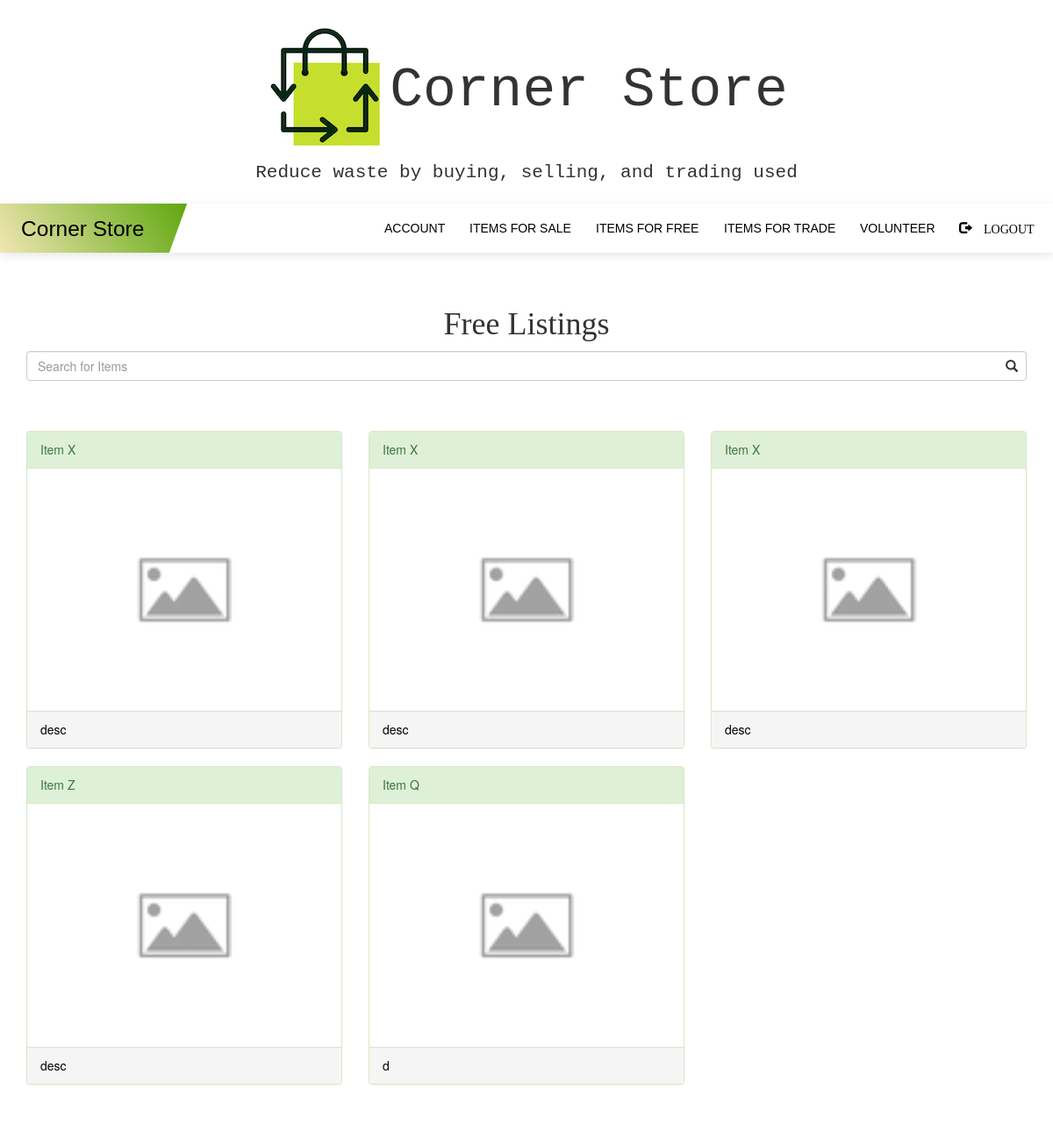
/freelistings (signed in), run on an earlier commit of the app's database.
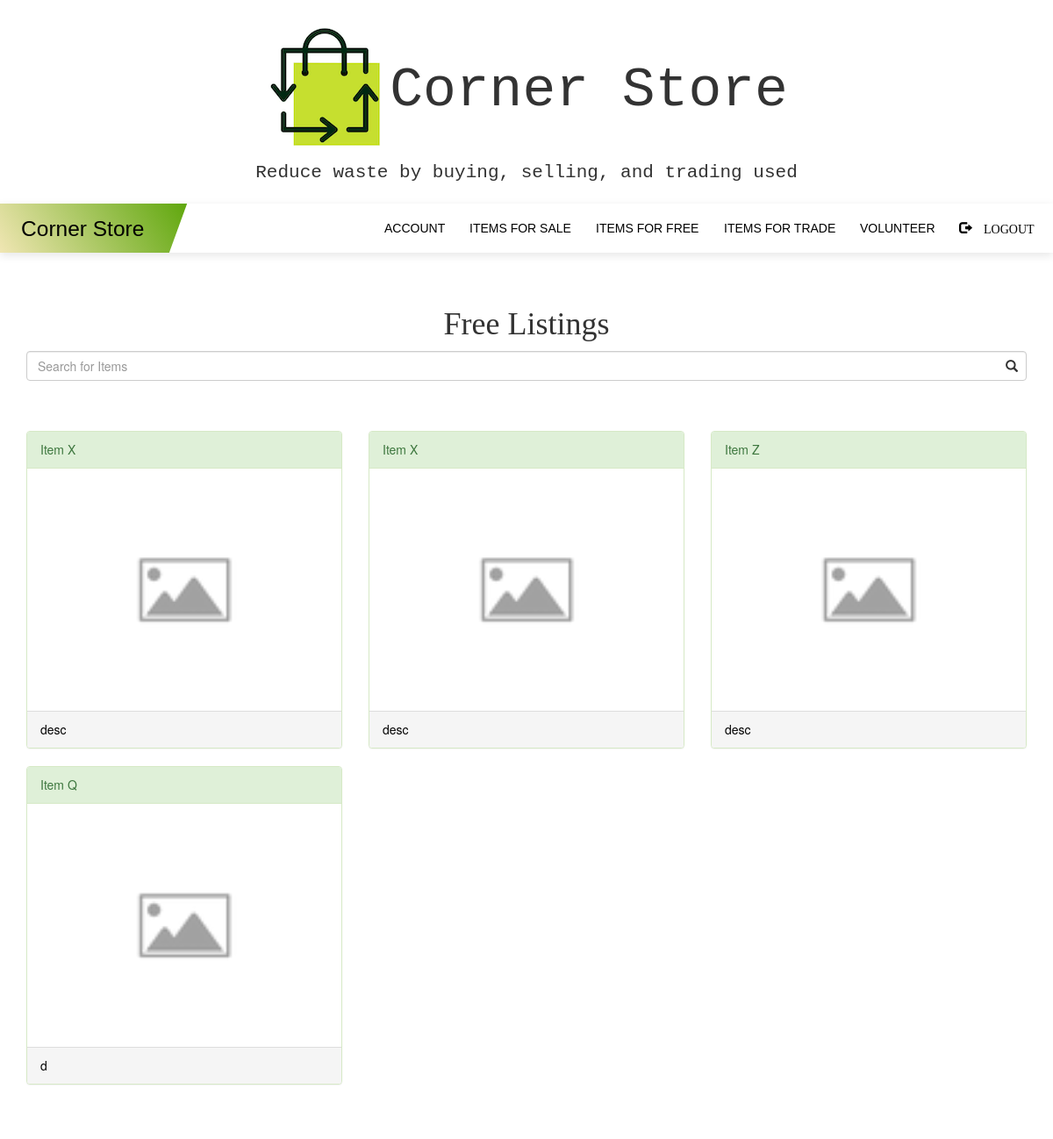
And on a later commit of the database.
### myapp/models.py (models this page shows, shortened)
class Listing(db.Model):
    id = db.Column(db.Integer, primary_key=True)
    image_file = db.Column(db.String(20),nullable=False,default='default.jpg')
    name = db.Column(db.String(64))
    description = db.Column(db.String(512))
    location = db.Column(db.Integer)
    agency = db.Column(db.String(128))
    warehouse = db.Column(db.Boolean, default=False)
    free = db.Column(db.Boolean, default=False)
    price = db.Column(db.Float, default=0.00)
    trade = db.Column(db.Boolean, default=False)
    user_id = db.Column(db.Integer, db.ForeignKey('users.id'))
    status = db.Column(db.String, default='For Sale')

### myapp/routes.py (the view)
@myapp_obj.route('/freelistings')
@login_required
def freelistings():
    sale = Listing.query.filter(Listing.free==True)
    title = "Free Listings"
    return render_template('listings.html', sale=sale, title=title)

### myapp/models.py (called while the page is built)
@login.user_loader
def load_user(id):
    return User.query.get(int(id))

### myapp/templates/listings.html (shortened to what this page needs)
{% extends "base.html" %}
{% block content %}
<br><br>
<h1 style="text-align: center; font: monospace; font-family: Monaco"> {{ title }} </h1>
<div class = "container">
<div class = "center">
    <div class="form-group has-feedback has-search">
        <input type="text" class="form-control" placeholder="Search for Items">
    </div>
</div>
</div>
<br><br>
<div class="container">
<div class="row">
    {% for i in sale %}
        <div class="col-sm-4">
          {% if i.status == "For Sale" %}
            <a href="/listings/{{i.id}}">
            <div class="panel panel-success">
                <div class="panel-heading">{{ i.name }}</div>
                <div class="panel-body"><img src="/static/listing_pics/{{i.image_file}}" class="img-responsive" style="width:100%" alt="Image"></div>
                <div class="panel-footer">{{ i.description }}</div>
                {% endif %}
            </div>
        </a>
        </div>
        {% endfor %}
</div><br><br>
</body>
{% endblock %}

### myapp/templates/base.html (shortened to what this page needs)
<!DOCTYPE html>
<html lang="en">
<html xmlns="http://www.w3.org/1999/xhtml"
      xmlns:th="http://www.thymeleaf.org">
<head>
    <link rel="stylesheet" href="https://maxcdn.bootstrapcdn.com/bootstrap/3.4.1/css/bootstrap.min.css">
    <link rel= "stylesheet" type= "text/css" href= "{{ url_for('static',filename='nav.css') }}">
</head>
<body>
<div class="jumbotron">
    <div class="container text-center">
        <h1><img src="{{url_for('static', filename='recyclebag.png')}}" alt="recycle">Corner Store</h1>
        <p>Reduce waste by buying, selling, and trading used </p>
    </div>
</div>
<nav id="nav">
    <div class="nav left">
        <span class="gradient skew"><h1 class="logo un-skew"><a href="/">Corner Store</a></h1></span>
    </div>
    <div class="nav right">
        <a href="/profile" class="nav-link"><span class="nav-link-span"><span class="u-nav">Account</span></span></a>
        <a href="/listings" class="nav-link"><span class="nav-link-span"><span class="u-nav">Items for Sale</span></span></a>
        <a href="/freelistings" class="nav-link"><span class="nav-link-span"><span class="u-nav">Items for Free</span></span></a>
        <a href="/tradelistings" class="nav-link"><span class="nav-link-span"><span class="u-nav">Items for Trade</span></span></a>
        <a href="/vollisting" class="nav-link"><span class="nav-link-span"><span class="u-nav">Volunteer</span></span></a>
        <a href="/logout" class="nav-link"><span class="nav-link-span">
          <span class="glyphicon glyphicon-log-out"> Logout</span></span></a>
    </div>
</nav>
<div>
    {% block content %}
    {% endblock %}
</body>
</html>

### myapp/static/nav.css (style rules this page uses)
html { scroll-behavior: smooth; }
body { line-height: 1.5em; padding: 0; margin: 0; }
.skew { transform: skew(-20deg); }
.un-skew { transform: skew(20deg); }
#nav { background-color: #fff; box-shadow: 0px 3px 10px rgba(0, 0, 0, 0.1); display: flex; flex-direction: column; font-family: "Saira Semi Condensed", sans-serif; height: 4em; overflow: hidden; }
.nav { display: flex; height: 4em; line-height: 4em; flex-grow: 1; }
.nav-link, .logo { padding: 0 1em; }
span.gradient { background: #ffdcbc; background: -webkit-linear-gradient(45deg, #FEECC3, #5fa70d); background: linear-gradient(45deg, #FEECC3, #5fa70d); padding: 0 1em; position: relative; right: 1em; margin-right: auto; }
h1.logo { font-weight: 300; font-size: 1.75em; line-height: 0.75em; color: #fff; }
.nav-link { text-transform: uppercase; text-align: center; border-top: 0.5px solid #ddd; }
a:link, a:visited, a:active { text-decoration: none; color: black; }
.right { display: flex; flex-direction: column; height: 100%; }
@media (min-width: 800px) { #nav { overflow: hidden; flex-direction: row; } }
@media (min-width: 800px) { .nav-link { border-top: none; } }
@media (min-width: 800px) { .right { overflow: hidden; flex-direction: row; justify-content: flex-end; position: relative; left: 1.5em; height: auto; } }
@media (min-width: 800px) { .nav-link-span { transform: skew(20deg); display: inline-block; } }
@media (min-width: 800px) { .nav-link { transform: skew(-20deg); color: #777; text-decoration: none; } }
@media (min-width: 800px) { .nav-link:last-child { padding-right: 3em; } }

### myapp/templates/base.html (style rules this page uses)
.jumbotron { margin-bottom: 0; font-family: "Monaco", "Courier New", monospace; background-color: white; padding: 10px; }
img { max-width: 100%; max-height: 100%; }

What changed in the data, as far as the page shows it:
removed Listing: name "Item X", image_file (placeholder picture), description "desc"
